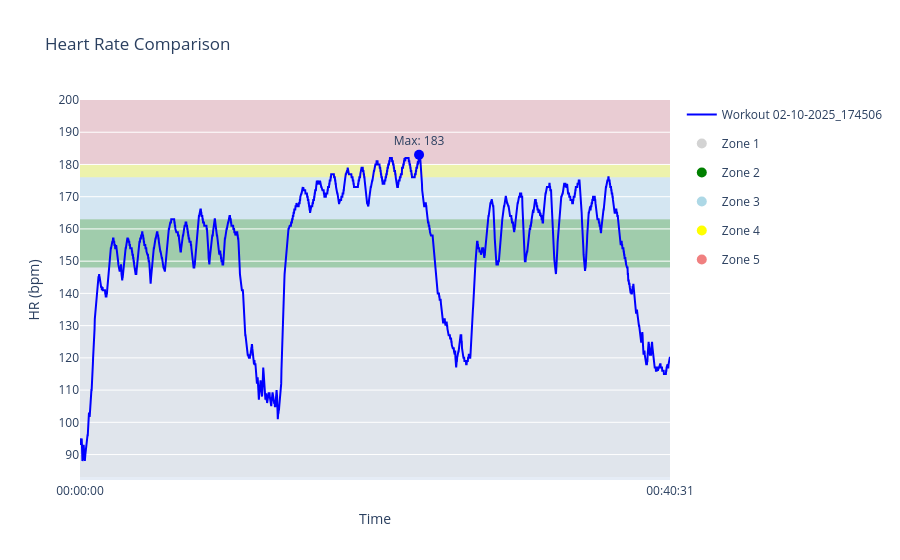
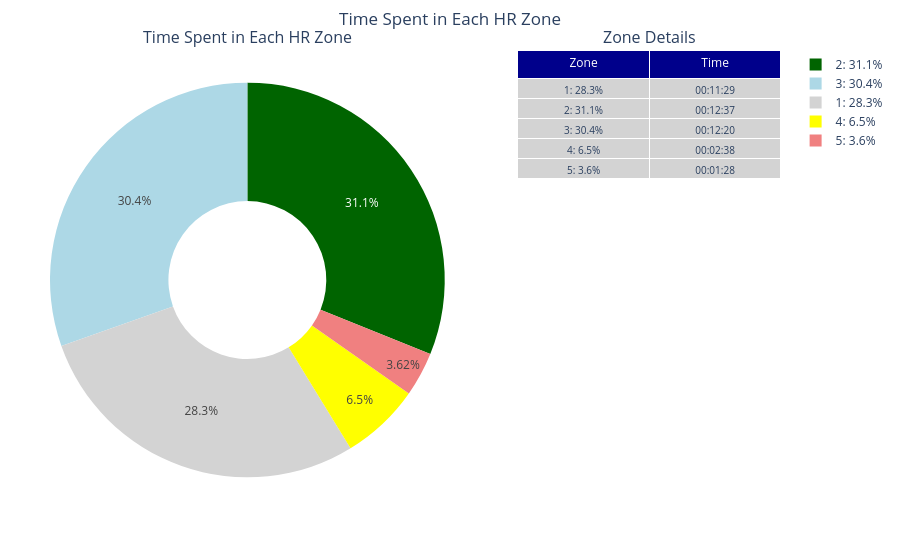

Write notebook code for charts like these, in order.
### Code cell
# Visualize all the workouts in a loop

usePieChart = True
usePlot = True
# List of workout IDs
workout_ids = [
    '02-10-2025_174506'
]

# Loop through each workout ID and plot
for workoutId in workout_ids:
    if usePlot:
        plot_hr_with_zones(workoutId, db_path="./hr_data/database_v2.duckdb")
    if usePieChart:
        piechart_hr_with_zones(workoutId, db_path="./hr_data/database_v2.duckdb")

### Figure 1 — Plotly figure (JSON) as saved in the notebook; plotly's stock layout.template omitted (floating-point values rounded to 4 significant figures; data arrays with more than 128 entries replaced by an {"elided": "..."} marker saying what was removed)
{"data": [{"hoverinfo": "none", "hovertemplate": "Time: %{x}<br>HR: %{y} bpm<br>Workout: 02-10-2025_174506<extra></extra>", "line": {"color": "blue", "width": 2}, "mode": "lines", "name": "Workout 02-10-2025_174506", "type": "scatter", "x": {"elided": "2432 str values"}, "y": {"elided": "2432 int values"}}, {"hoverinfo": "skip", "marker": {"color": "blue", "size": 10, "symbol": "circle"}, "mode": "markers+text", "showlegend": false, "text": ["Max: 183"], "textposition": "top center", "type": "scatter", "x": ["00:23:17"], "y": [183]}, {"legendgroup": "Zone 1", "marker": {"color": "lightgray", "size": 10}, "mode": "markers", "name": "Zone 1", "showlegend": true, "type": "scatter", "x": [null], "y": [null]}, {"legendgroup": "Zone 2", "marker": {"color": "green", "size": 10}, "mode": "markers", "name": "Zone 2", "showlegend": true, "type": "scatter", "x": [null], "y": [null]}, {"legendgroup": "Zone 3", "marker": {"color": "lightblue", "size": 10}, "mode": "markers", "name": "Zone 3", "showlegend": true, "type": "scatter", "x": [null], "y": [null]}, {"legendgroup": "Zone 4", "marker": {"color": "yellow", "size": 10}, "mode": "markers", "name": "Zone 4", "showlegend": true, "type": "scatter", "x": [null], "y": [null]}, {"legendgroup": "Zone 5", "marker": {"color": "lightcoral", "size": 10}, "mode": "markers", "name": "Zone 5", "showlegend": true, "type": "scatter", "x": [null], "y": [null]}], "layout": {"hovermode": "x", "shapes": [{"fillcolor": "lightgray", "layer": "below", "line": {"width": 0}, "opacity": 0.3, "type": "rect", "x0": 0, "x1": 1, "xref": "paper", "y0": 83, "y1": 148, "yref": "y"}, {"fillcolor": "green", "layer": "below", "line": {"width": 0}, "opacity": 0.3, "type": "rect", "x0": 0, "x1": 1, "xref": "paper", "y0": 148, "y1": 163, "yref": "y"}, {"fillcolor": "lightblue", "layer": "below", "line": {"width": 0}, "opacity": 0.3, "type": "rect", "x0": 0, "x1": 1, "xref": "paper", "y0": 163, "y1": 176, "yref": "y"}, {"fillcolor": "yellow", "layer": "below", "line": {"width": 0}, "opacity": 0.3, "type": "rect", "x0": 0, "x1": 1, "xref": "paper", "y0": 176, "y1": 180, "yref": "y"}, {"fillcolor": "lightcoral", "layer": "below", "line": {"width": 0}, "opacity": 0.3, "type": "rect", "x0": 0, "x1": 1, "xref": "paper", "y0": 180, "y1": 200, "yref": "y"}], "title": {"text": "Heart Rate Comparison"}, "xaxis": {"showline": true, "showspikes": true, "spikecolor": "gray", "spikedash": "solid", "spikemode": "across", "spikesnap": "cursor", "spikethickness": 1, "ticktext": ["00:00:00", "00:40:31"], "tickvals": ["00:00:00", "00:40:31"], "title": {"text": "Time"}}, "yaxis": {"dtick": 10, "range": [80, null], "title": {"text": "HR (bpm)"}}}}

### Figure 2 — Plotly figure (JSON) as saved in the notebook; plotly's stock layout.template omitted (floating-point values rounded to 4 significant figures)
{"data": [{"domain": {"x": [0, 0.54], "y": [0, 1]}, "hole": 0.4, "labels": ["1: 28.3%", "2: 31.1%", "3: 30.4%", "4: 6.5%", "5: 3.6%"], "marker": {"colors": ["lightgray", "darkgreen", "lightblue", "yellow", "lightcoral"]}, "type": "pie", "values": [28.33, 31.13, 30.43, 6.5, 3.62]}, {"cells": {"align": "center", "fill": {"color": "lightgray"}, "font": {"size": 10}, "values": [["1: 28.3%", "2: 31.1%", "3: 30.4%", "4: 6.5%", "5: 3.6%"], ["00:11:29", "00:12:37", "00:12:20", "00:02:38", "00:01:28"]]}, "domain": {"x": [0.64, 1], "y": [0, 1]}, "header": {"align": "center", "fill": {"color": "darkblue"}, "font": {"color": "white", "size": 12}, "values": ["Zone", "Time"]}, "type": "table"}], "layout": {"annotations": [{"font": {"size": 16}, "showarrow": false, "text": "Time Spent in Each HR Zone", "x": 0.27, "xanchor": "center", "xref": "paper", "y": 1, "yanchor": "bottom", "yref": "paper"}, {"font": {"size": 16}, "showarrow": false, "text": "Zone Details", "x": 0.82, "xanchor": "center", "xref": "paper", "y": 1, "yanchor": "bottom", "yref": "paper"}], "margin": {"b": 50, "l": 50, "r": 50, "t": 50}, "title": {"text": "Time Spent in Each HR Zone", "x": 0.5}}}
